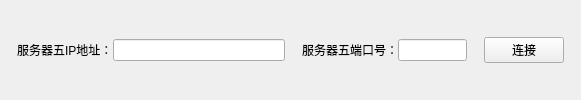
        <widget class="QWidget" name="ui_lamp_serverinfo_widget_5" native="true">
         <layout class="QHBoxLayout" name="horizontalLayout_16" stretch="1,2,10,1,2,4,1,4,1">
          <property name="spacing">
           <number>0</number>
          </property>
          <property name="leftMargin">
           <number>0</number>
          </property>
          <property name="topMargin">
           <number>0</number>
          </property>
          <property name="rightMargin">
           <number>0</number>
          </property>
          <property name="bottomMargin">
           <number>0</number>
          </property>
          <item>
           <spacer name="horizontalSpacer_59">
            <property name="orientation">
             <enum>Qt::Horizontal</enum>
            </property>
            <property name="sizeHint" stdset="0">
             <size>
              <width>18</width>
              <height>20</height>
             </size>
            </property>
           </spacer>
          </item>
          <item>
           <widget class="QLabel" name="label_29">
            <property name="text">
             <string>服务器五IP地址：</string>
            </property>
           </widget>
          </item>
          <item>
           <widget class="QLineEdit" name="ui_lamp_server_ip5"/>
          </item>
          <item>
           <spacer name="horizontalSpacer_60">
            <property name="orientation">
             <enum>Qt::Horizontal</enum>
            </property>
            <property name="sizeHint" stdset="0">
             <size>
              <width>18</width>
              <height>20</height>
             </size>
            </property>
           </spacer>
          </item>
          <item>
           <widget class="QLabel" name="label_30">
            <property name="text">
             <string>服务器五端口号：</string>
            </property>
           </widget>
          </item>
          <item>
           <widget class="QLineEdit" name="ui_lamp_server_port5"/>
          </item>
          <item>
           <spacer name="horizontalSpacer_61">
            <property name="orientation">
             <enum>Qt::Horizontal</enum>
            </property>
            <property name="sizeHint" stdset="0">
             <size>
              <width>17</width>
              <height>20</height>
             </size>
            </property>
           </spacer>
          </item>
          <item>
           <widget class="QPushButton" name="ui_lamp_connect_btn5">
            <property name="text">
             <string>连接</string>
            </property>
           </widget>
          </item>
          <item>
           <spacer name="horizontalSpacer_62">
            <property name="orientation">
             <enum>Qt::Horizontal</enum>
            </property>
            <property name="sizeHint" stdset="0">
             <size>
              <width>40</width>
              <height>20</height>
             </size>
            </property>
           </spacer>
          </item>
         </layout>
        </widget>
